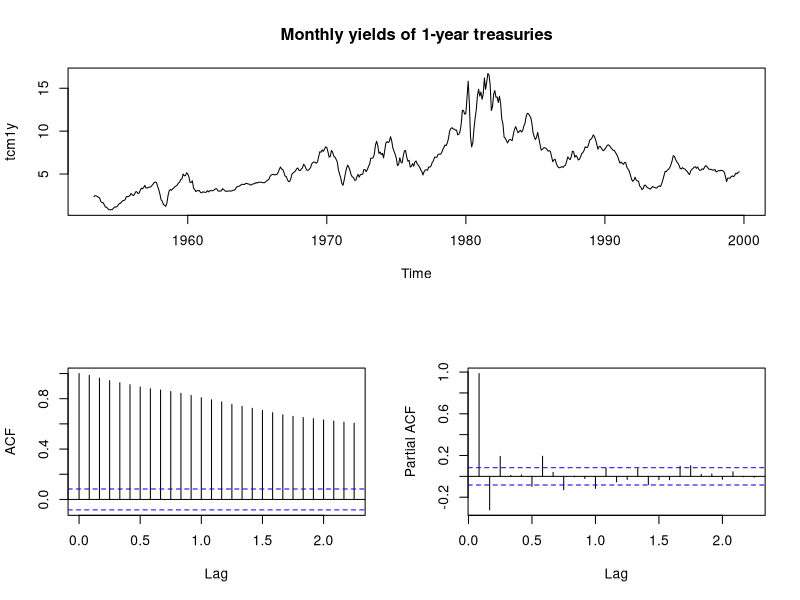

The R script that drew this image:
## ---- chunk 1
knitr::opts_chunk$set(echo = TRUE)
options(digits=4, fig.height=3.5, warn=FALSE)
## ---- chunk 2
library(tseries)
data(tcm)  # built-in data on monthly treasury yields
layout(matrix(c(1,1,2,3), 2, 2, byrow = TRUE))
plot(tcm1y, main='Monthly yields of 1-year treasuries')  
acf(tcm1y, main=NA)
pacf(tcm1y, main=NA)
adf.test(tcm1y)
## ---- chunk 3
pp.test(tcm1y)
## ---- chunk 4
kpss.test(tcm1y)
## ---- chunk 5
x <- y <- mu <- rep(0, 1000) # initialize to zeros
for (t in 2:1000) {
  mu[t] = mu[t-1] + rnorm(1)
}
x <- mu + rnorm(1000)
y <- mu + rnorm(1000)

# look at a few simulated observations
head(cbind(mu,x,y))

# perform the ADF test on each:
adf.test(x)$p.value
adf.test(y)$p.value
## ---- chunk 6
po.test(cbind(x,y))  # need to bind the time series variables into a dataframe
## ---- chunk 7
# these two are equivalent
Mod(polyroot(c(1,-0.5,-0.02)))
abs(polyroot(c(1,-0.5,-0.02)))
